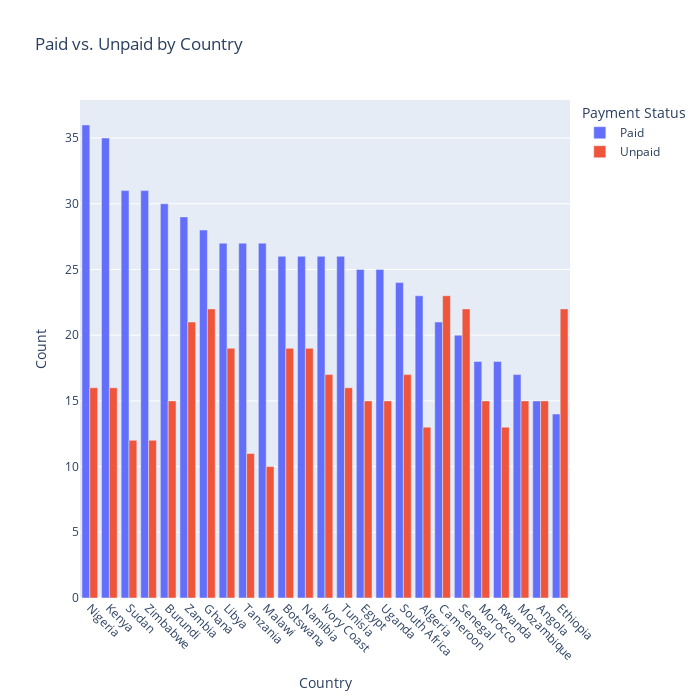

Notebook code cell kept with this figure:
### Code cell
by_country = payment_status_by_country.melt(id_vars='country', 
                                            value_vars=['Paid', 'Unpaid'],
                                            var_name='Payment Status',
                                            value_name='Count')
fig = px.bar(
    by_country,
    x='country',
    y='Count',
    color='Payment Status',
    barmode='group',
    title='Paid vs. Unpaid by Country',
    labels={'country': 'Country', 'Count': 'Count',
            'Payment Status': 'Payment Status'},
    height=700, width = 700)
fig.update_layout(xaxis_tickangle=45)
fig.show()

### Figure 1 — Plotly figure (JSON) as saved in the notebook; plotly's stock layout.template omitted (floating-point values rounded to 4 significant figures)
{"data": [{"alignmentgroup": "True", "hovertemplate": "Payment Status=Paid<br>Country=%{x}<br>Count=%{y}<extra></extra>", "legendgroup": "Paid", "marker": {"color": "#636efa", "pattern": {"shape": ""}}, "name": "Paid", "offsetgroup": "Paid", "orientation": "v", "showlegend": true, "textposition": "auto", "type": "bar", "x": ["Nigeria", "Kenya", "Sudan", "Zimbabwe", "Burundi", "Zambia", "Ghana", "Libya", "Tanzania", "Malawi", "Botswana", "Namibia", "Ivory Coast", "Tunisia", "Egypt", "Uganda", "South Africa", "Algeria", "Cameroon", "Senegal", "Morocco", "Rwanda", "Mozambique", "Angola", "Ethiopia"], "xaxis": "x", "y": [36, 35, 31, 31, 30, 29, 28, 27, 27, 27, 26, 26, 26, 26, 25, 25, 24, 23, 21, 20, 18, 18, 17, 15, 14], "yaxis": "y"}, {"alignmentgroup": "True", "hovertemplate": "Payment Status=Unpaid<br>Country=%{x}<br>Count=%{y}<extra></extra>", "legendgroup": "Unpaid", "marker": {"color": "#EF553B", "pattern": {"shape": ""}}, "name": "Unpaid", "offsetgroup": "Unpaid", "orientation": "v", "showlegend": true, "textposition": "auto", "type": "bar", "x": ["Nigeria", "Kenya", "Sudan", "Zimbabwe", "Burundi", "Zambia", "Ghana", "Libya", "Tanzania", "Malawi", "Botswana", "Namibia", "Ivory Coast", "Tunisia", "Egypt", "Uganda", "South Africa", "Algeria", "Cameroon", "Senegal", "Morocco", "Rwanda", "Mozambique", "Angola", "Ethiopia"], "xaxis": "x", "y": [16, 16, 12, 12, 15, 21, 22, 19, 11, 10, 19, 19, 17, 16, 15, 15, 17, 13, 23, 22, 15, 13, 15, 15, 22], "yaxis": "y"}], "layout": {"barmode": "group", "height": 700, "legend": {"title": {"text": "Payment Status"}, "tracegroupgap": 0}, "title": {"text": "Paid vs. Unpaid by Country"}, "width": 700, "xaxis": {"anchor": "y", "autorange": true, "domain": [0, 1], "range": [-0.5, 24.5], "tickangle": 45, "title": {"text": "Country"}, "type": "category"}, "yaxis": {"anchor": "x", "autorange": true, "domain": [0, 1], "range": [0, 37.89], "title": {"text": "Count"}, "type": "linear"}}}
